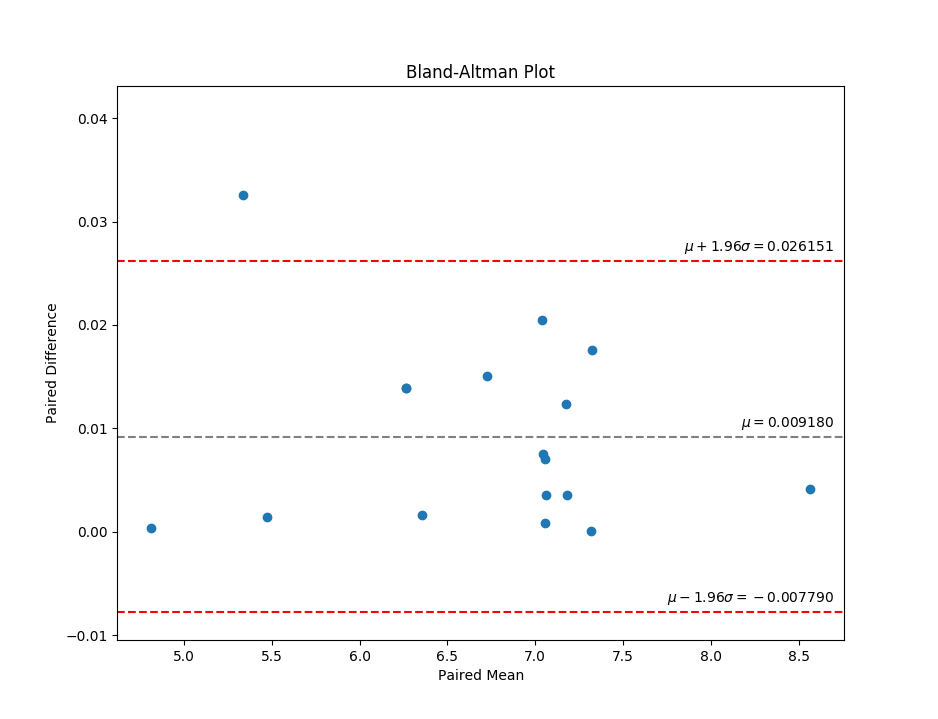

Write the Python code that produced this figure.
import matplotlib.pyplot as plt
import numpy as np

def bland_altman_plot(ax, data1, data2, *args, **kwargs):
    data1 = np.asarray(data1)
    data2 = np.asarray(data2)
    mean  = np.mean([data1, data2], axis=0)
    diff  = data1 - data2
    md    = np.mean(diff)
    sd    = np.std(diff, axis=0)
    top   = md + 1.96*sd
    bot   = md - 1.96*sd

    ax.scatter(mean, diff, *args, **kwargs)
    ax.axhline(md,  color='gray', linestyle='--')
    ax.axhline(top, color='red',  linestyle='--')
    ax.axhline(bot, color='red',  linestyle='--')

    ax.set_title('Bland-Altman Plot')
    ax.set_xlabel('Paired Mean')
    ax.set_ylabel('Paired Difference')

    ax.annotate('$\mu = %f$' % md,             xy=(8.7,  md+0.001), horizontalalignment='right')
    ax.annotate('$\mu+1.96\sigma = %f$' % top, xy=(8.7, top+0.001), horizontalalignment='right')
    ax.annotate('$\mu-1.96\sigma = %f$' % bot, xy=(8.7, bot+0.001), horizontalalignment='right')

fig, ax = plt.subplots(1,1)
x1 = [8.566987,
      5.349163,
      7.329765,
      7.048244,
      7.046798,
      7.058389,
      7.064681,
      7.056219,
      4.813764,
      7.183409,
      6.267911,
      6.357502,
      7.314604,
      7.182136,
      6.731287,
      5.472880,
      6.267911]
x2 = [8.562888,
      5.316638,
      7.312196,
      7.040686,
      7.026342,
      7.051334,
      7.061121,
      7.055362,
      4.813372,
      7.179878,
      6.253969,
      6.355861,
      7.314502,
      7.169786,
      6.716239,
      5.471442,
      6.253969]
bland_altman_plot(ax, x1, x2)
plt.show()
